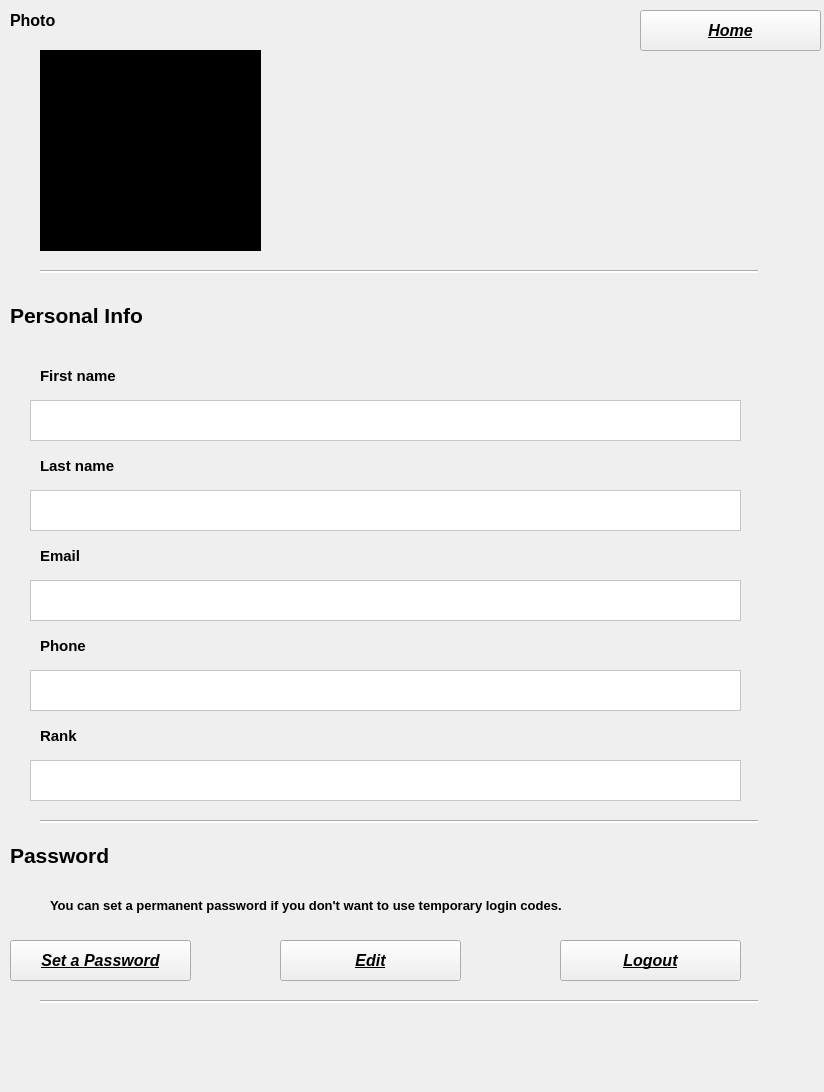
<?xml version="1.0" encoding="UTF-8"?>
<!--Profile-->
<ui version="4.0">
 <class>Form</class>
 <widget class="QWidget" name="Form">
  <property name="geometry">
   <rect>
    <x>0</x>
    <y>0</y>
    <width>824</width>
    <height>1092</height>
   </rect>
  </property>
  <property name="minimumSize">
   <size>
    <width>824</width>
    <height>1082</height>
   </size>
  </property>
  <property name="windowTitle">
   <string>Form</string>
  </property>
  <property name="styleSheet">
   <string notr="true"/>
  </property>
  <widget class="QTextBrowser" name="f_n">
   <property name="geometry">
    <rect>
     <x>30</x>
     <y>400</y>
     <width>711</width>
     <height>41</height>
    </rect>
   </property>
   <property name="font">
    <font>
     <family>MS Shell Dlg 2</family>
     <pointsize>11</pointsize>
     <weight>9</weight>
     <italic>false</italic>
     <bold>false</bold>
    </font>
   </property>
   <property name="styleSheet">
    <string notr="true">background-color: rgb(255, 255, 255);
font: 75 11pt &quot;MS Shell Dlg 2&quot;;
color:rgb(0, 0, 0);
</string>
   </property>
  </widget>
  <widget class="QLabel" name="label_5">
   <property name="geometry">
    <rect>
     <x>10</x>
     <y>10</y>
     <width>101</width>
     <height>21</height>
    </rect>
   </property>
   <property name="font">
    <font>
     <pointsize>12</pointsize>
     <weight>75</weight>
     <bold>true</bold>
    </font>
   </property>
   <property name="styleSheet">
    <string notr="true">/*</string>
   </property>
   <property name="text">
    <string>Photo</string>
   </property>
  </widget>
  <widget class="QLabel" name="label_6">
   <property name="geometry">
    <rect>
     <x>10</x>
     <y>300</y>
     <width>201</width>
     <height>31</height>
    </rect>
   </property>
   <property name="font">
    <font>
     <pointsize>16</pointsize>
     <weight>75</weight>
     <bold>true</bold>
    </font>
   </property>
   <property name="styleSheet">
    <string notr="true">/*color:rgb(255, 255, 255);*/
color: rgb(0, 0, 0);
</string>
   </property>
   <property name="text">
    <string>Personal Info</string>
   </property>
  </widget>
  <widget class="Line" name="line_2">
   <property name="geometry">
    <rect>
     <x>240</x>
     <y>270</y>
     <width>118</width>
     <height>3</height>
    </rect>
   </property>
   <property name="styleSheet">
    <string notr="true">background-color: rgb(255, 255, 255);</string>
   </property>
   <property name="orientation">
    <enum>Qt::Horizontal</enum>
   </property>
  </widget>
  <widget class="Line" name="line">
   <property name="geometry">
    <rect>
     <x>350</x>
     <y>270</y>
     <width>118</width>
     <height>3</height>
    </rect>
   </property>
   <property name="styleSheet">
    <string notr="true">background-color: rgb(255, 255, 255);</string>
   </property>
   <property name="orientation">
    <enum>Qt::Horizontal</enum>
   </property>
  </widget>
  <widget class="Line" name="line_3">
   <property name="geometry">
    <rect>
     <x>460</x>
     <y>270</y>
     <width>118</width>
     <height>3</height>
    </rect>
   </property>
   <property name="styleSheet">
    <string notr="true">background-color: rgb(255, 255, 255);</string>
   </property>
   <property name="orientation">
    <enum>Qt::Horizontal</enum>
   </property>
  </widget>
  <widget class="Line" name="line_4">
   <property name="geometry">
    <rect>
     <x>130</x>
     <y>270</y>
     <width>118</width>
     <height>3</height>
    </rect>
   </property>
   <property name="styleSheet">
    <string notr="true">background-color: rgb(255, 255, 255);
</string>
   </property>
   <property name="orientation">
    <enum>Qt::Horizontal</enum>
   </property>
  </widget>
  <widget class="Line" name="line_5">
   <property name="geometry">
    <rect>
     <x>570</x>
     <y>270</y>
     <width>118</width>
     <height>3</height>
    </rect>
   </property>
   <property name="styleSheet">
    <string notr="true">background-color: rgb(255, 255, 255);
</string>
   </property>
   <property name="orientation">
    <enum>Qt::Horizontal</enum>
   </property>
  </widget>
  <widget class="Line" name="line_6">
   <property name="geometry">
    <rect>
     <x>40</x>
     <y>270</y>
     <width>118</width>
     <height>3</height>
    </rect>
   </property>
   <property name="styleSheet">
    <string notr="true">background-color: rgb(255, 255, 255);
</string>
   </property>
   <property name="orientation">
    <enum>Qt::Horizontal</enum>
   </property>
  </widget>
  <widget class="Line" name="line_7">
   <property name="geometry">
    <rect>
     <x>640</x>
     <y>270</y>
     <width>118</width>
     <height>3</height>
    </rect>
   </property>
   <property name="styleSheet">
    <string notr="true">background-color: rgb(255, 255, 255);
</string>
   </property>
   <property name="orientation">
    <enum>Qt::Horizontal</enum>
   </property>
  </widget>
  <widget class="QLabel" name="label_7">
   <property name="geometry">
    <rect>
     <x>40</x>
     <y>360</y>
     <width>201</width>
     <height>31</height>
    </rect>
   </property>
   <property name="font">
    <font>
     <pointsize>11</pointsize>
     <weight>75</weight>
     <bold>true</bold>
    </font>
   </property>
   <property name="styleSheet">
    <string notr="true">/*color:rgb(255, 255, 255);*/
color: rgb(0, 0, 0);
</string>
   </property>
   <property name="text">
    <string>First name</string>
   </property>
  </widget>
  <widget class="QTextBrowser" name="last_name_Browser">
   <property name="geometry">
    <rect>
     <x>30</x>
     <y>490</y>
     <width>711</width>
     <height>41</height>
    </rect>
   </property>
   <property name="font">
    <font>
     <family>MS Shell Dlg 2</family>
     <pointsize>11</pointsize>
     <weight>9</weight>
     <italic>false</italic>
     <bold>false</bold>
    </font>
   </property>
   <property name="styleSheet">
    <string notr="true">background-color: rgb(255, 255, 255);
font: 75 11pt &quot;MS Shell Dlg 2&quot;;
color:rgb(0, 0, 0);
</string>
   </property>
  </widget>
  <widget class="QLabel" name="label_9">
   <property name="geometry">
    <rect>
     <x>40</x>
     <y>450</y>
     <width>201</width>
     <height>31</height>
    </rect>
   </property>
   <property name="font">
    <font>
     <pointsize>11</pointsize>
     <weight>75</weight>
     <bold>true</bold>
    </font>
   </property>
   <property name="styleSheet">
    <string notr="true">/*color:rgb(255, 255, 255);*/
color: rgb(0, 0, 0);
</string>
   </property>
   <property name="text">
    <string>Last name</string>
   </property>
  </widget>
  <widget class="Line" name="line_8">
   <property name="geometry">
    <rect>
     <x>640</x>
     <y>820</y>
     <width>118</width>
     <height>3</height>
    </rect>
   </property>
   <property name="styleSheet">
    <string notr="true">background-color: rgb(255, 255, 255);
</string>
   </property>
   <property name="orientation">
    <enum>Qt::Horizontal</enum>
   </property>
  </widget>
  <widget class="Line" name="line_9">
   <property name="geometry">
    <rect>
     <x>570</x>
     <y>820</y>
     <width>118</width>
     <height>3</height>
    </rect>
   </property>
   <property name="styleSheet">
    <string notr="true">background-color: rgb(255, 255, 255);
</string>
   </property>
   <property name="orientation">
    <enum>Qt::Horizontal</enum>
   </property>
  </widget>
  <widget class="Line" name="line_10">
   <property name="geometry">
    <rect>
     <x>350</x>
     <y>820</y>
     <width>118</width>
     <height>3</height>
    </rect>
   </property>
   <property name="styleSheet">
    <string notr="true">background-color: rgb(255, 255, 255);</string>
   </property>
   <property name="orientation">
    <enum>Qt::Horizontal</enum>
   </property>
  </widget>
  <widget class="Line" name="line_11">
   <property name="geometry">
    <rect>
     <x>130</x>
     <y>820</y>
     <width>118</width>
     <height>3</height>
    </rect>
   </property>
   <property name="styleSheet">
    <string notr="true">background-color: rgb(255, 255, 255);
</string>
   </property>
   <property name="orientation">
    <enum>Qt::Horizontal</enum>
   </property>
  </widget>
  <widget class="Line" name="line_12">
   <property name="geometry">
    <rect>
     <x>40</x>
     <y>820</y>
     <width>118</width>
     <height>3</height>
    </rect>
   </property>
   <property name="styleSheet">
    <string notr="true">background-color: rgb(255, 255, 255);
</string>
   </property>
   <property name="orientation">
    <enum>Qt::Horizontal</enum>
   </property>
  </widget>
  <widget class="Line" name="line_13">
   <property name="geometry">
    <rect>
     <x>240</x>
     <y>820</y>
     <width>118</width>
     <height>3</height>
    </rect>
   </property>
   <property name="styleSheet">
    <string notr="true">background-color: rgb(255, 255, 255);</string>
   </property>
   <property name="orientation">
    <enum>Qt::Horizontal</enum>
   </property>
  </widget>
  <widget class="Line" name="line_14">
   <property name="geometry">
    <rect>
     <x>460</x>
     <y>820</y>
     <width>118</width>
     <height>3</height>
    </rect>
   </property>
   <property name="styleSheet">
    <string notr="true">background-color: rgb(255, 255, 255);</string>
   </property>
   <property name="orientation">
    <enum>Qt::Horizontal</enum>
   </property>
  </widget>
  <widget class="QLabel" name="label_10">
   <property name="geometry">
    <rect>
     <x>40</x>
     <y>540</y>
     <width>201</width>
     <height>31</height>
    </rect>
   </property>
   <property name="font">
    <font>
     <pointsize>11</pointsize>
     <weight>75</weight>
     <bold>true</bold>
    </font>
   </property>
   <property name="styleSheet">
    <string notr="true">/*color:rgb(255, 255, 255);*/
color: rgb(0, 0, 0);
</string>
   </property>
   <property name="text">
    <string>Email</string>
   </property>
  </widget>
  <widget class="QTextBrowser" name="email_Browser">
   <property name="geometry">
    <rect>
     <x>30</x>
     <y>580</y>
     <width>711</width>
     <height>41</height>
    </rect>
   </property>
   <property name="font">
    <font>
     <family>MS Shell Dlg 2</family>
     <pointsize>11</pointsize>
     <weight>9</weight>
     <italic>false</italic>
     <bold>false</bold>
    </font>
   </property>
   <property name="styleSheet">
    <string notr="true">background-color: rgb(255, 255, 255);
font: 75 11pt &quot;MS Shell Dlg 2&quot;;
color:rgb(0, 0, 0);
</string>
   </property>
  </widget>
  <widget class="QLabel" name="label_11">
   <property name="geometry">
    <rect>
     <x>40</x>
     <y>630</y>
     <width>201</width>
     <height>31</height>
    </rect>
   </property>
   <property name="font">
    <font>
     <pointsize>11</pointsize>
     <weight>75</weight>
     <bold>true</bold>
    </font>
   </property>
   <property name="styleSheet">
    <string notr="true">/*color:rgb(255, 255, 255);*/
color: rgb(0, 0, 0);
</string>
   </property>
   <property name="text">
    <string>Phone</string>
   </property>
  </widget>
  <widget class="QTextBrowser" name="phone_Browser">
   <property name="geometry">
    <rect>
     <x>30</x>
     <y>670</y>
     <width>711</width>
     <height>41</height>
    </rect>
   </property>
   <property name="font">
    <font>
     <family>MS Shell Dlg 2</family>
     <pointsize>11</pointsize>
     <weight>9</weight>
     <italic>false</italic>
     <bold>false</bold>
    </font>
   </property>
   <property name="styleSheet">
    <string notr="true">background-color: rgb(255, 255, 255);
font: 75 11pt &quot;MS Shell Dlg 2&quot;;
color:rgb(0, 0, 0);
</string>
   </property>
  </widget>
  <widget class="QTextBrowser" name="rank_Browser">
   <property name="geometry">
    <rect>
     <x>30</x>
     <y>760</y>
     <width>711</width>
     <height>41</height>
    </rect>
   </property>
   <property name="font">
    <font>
     <family>MS Shell Dlg 2</family>
     <pointsize>11</pointsize>
     <weight>9</weight>
     <italic>false</italic>
     <bold>false</bold>
    </font>
   </property>
   <property name="styleSheet">
    <string notr="true">background-color: rgb(255, 255, 255);
font: 75 11pt &quot;MS Shell Dlg 2&quot;;
color:rgb(0, 0, 0);
</string>
   </property>
  </widget>
  <widget class="QLabel" name="label_12">
   <property name="geometry">
    <rect>
     <x>40</x>
     <y>720</y>
     <width>201</width>
     <height>31</height>
    </rect>
   </property>
   <property name="font">
    <font>
     <pointsize>11</pointsize>
     <weight>75</weight>
     <bold>true</bold>
    </font>
   </property>
   <property name="styleSheet">
    <string notr="true">/*color:rgb(255, 255, 255);*/
color: rgb(0, 0, 0);
</string>
   </property>
   <property name="text">
    <string>Rank</string>
   </property>
  </widget>
  <widget class="QLabel" name="label_8">
   <property name="geometry">
    <rect>
     <x>10</x>
     <y>840</y>
     <width>201</width>
     <height>31</height>
    </rect>
   </property>
   <property name="font">
    <font>
     <pointsize>16</pointsize>
     <weight>75</weight>
     <bold>true</bold>
    </font>
   </property>
   <property name="styleSheet">
    <string notr="true">/*color:rgb(255, 255, 255);</string>
   </property>
   <property name="text">
    <string>Password</string>
   </property>
  </widget>
  <widget class="QLabel" name="label_13">
   <property name="geometry">
    <rect>
     <x>50</x>
     <y>890</y>
     <width>751</width>
     <height>31</height>
    </rect>
   </property>
   <property name="font">
    <font>
     <pointsize>10</pointsize>
     <weight>75</weight>
     <bold>true</bold>
    </font>
   </property>
   <property name="styleSheet">
    <string notr="true">/*color:rgb(255, 255, 255);</string>
   </property>
   <property name="text">
    <string>You can set a permanent password if you don't want to use temporary login codes.</string>
   </property>
  </widget>
  <widget class="QPushButton" name="set_password_bt">
   <property name="geometry">
    <rect>
     <x>10</x>
     <y>940</y>
     <width>181</width>
     <height>41</height>
    </rect>
   </property>
   <property name="font">
    <font>
     <pointsize>12</pointsize>
     <weight>75</weight>
     <italic>true</italic>
     <bold>true</bold>
     <underline>true</underline>
    </font>
   </property>
   <property name="styleSheet">
    <string notr="true">/*color:rgb(255, 255, 255);*/
color: rgb(0, 0, 0);
selection-color: rgb(255, 255, 255);
border-color: rgb(255, 255, 255);</string>
   </property>
   <property name="text">
    <string>Set a Password</string>
   </property>
  </widget>
  <widget class="Line" name="line_15">
   <property name="geometry">
    <rect>
     <x>460</x>
     <y>1000</y>
     <width>118</width>
     <height>3</height>
    </rect>
   </property>
   <property name="styleSheet">
    <string notr="true">background-color: rgb(255, 255, 255);</string>
   </property>
   <property name="orientation">
    <enum>Qt::Horizontal</enum>
   </property>
  </widget>
  <widget class="Line" name="line_16">
   <property name="geometry">
    <rect>
     <x>570</x>
     <y>1000</y>
     <width>118</width>
     <height>3</height>
    </rect>
   </property>
   <property name="styleSheet">
    <string notr="true">background-color: rgb(255, 255, 255);
</string>
   </property>
   <property name="orientation">
    <enum>Qt::Horizontal</enum>
   </property>
  </widget>
  <widget class="Line" name="line_17">
   <property name="geometry">
    <rect>
     <x>640</x>
     <y>1000</y>
     <width>118</width>
     <height>3</height>
    </rect>
   </property>
   <property name="styleSheet">
    <string notr="true">background-color: rgb(255, 255, 255);
</string>
   </property>
   <property name="orientation">
    <enum>Qt::Horizontal</enum>
   </property>
  </widget>
  <widget class="Line" name="line_18">
   <property name="geometry">
    <rect>
     <x>350</x>
     <y>1000</y>
     <width>118</width>
     <height>3</height>
    </rect>
   </property>
   <property name="styleSheet">
    <string notr="true">background-color: rgb(255, 255, 255);</string>
   </property>
   <property name="orientation">
    <enum>Qt::Horizontal</enum>
   </property>
  </widget>
  <widget class="Line" name="line_19">
   <property name="geometry">
    <rect>
     <x>130</x>
     <y>1000</y>
     <width>118</width>
     <height>3</height>
    </rect>
   </property>
   <property name="styleSheet">
    <string notr="true">background-color: rgb(255, 255, 255);
</string>
   </property>
   <property name="orientation">
    <enum>Qt::Horizontal</enum>
   </property>
  </widget>
  <widget class="Line" name="line_20">
   <property name="geometry">
    <rect>
     <x>240</x>
     <y>1000</y>
     <width>118</width>
     <height>3</height>
    </rect>
   </property>
   <property name="styleSheet">
    <string notr="true">background-color: rgb(255, 255, 255);</string>
   </property>
   <property name="orientation">
    <enum>Qt::Horizontal</enum>
   </property>
  </widget>
  <widget class="Line" name="line_21">
   <property name="geometry">
    <rect>
     <x>40</x>
     <y>1000</y>
     <width>118</width>
     <height>3</height>
    </rect>
   </property>
   <property name="styleSheet">
    <string notr="true">background-color: rgb(255, 255, 255);
</string>
   </property>
   <property name="orientation">
    <enum>Qt::Horizontal</enum>
   </property>
  </widget>
  <widget class="QPushButton" name="logout_bt">
   <property name="geometry">
    <rect>
     <x>560</x>
     <y>940</y>
     <width>181</width>
     <height>41</height>
    </rect>
   </property>
   <property name="font">
    <font>
     <pointsize>12</pointsize>
     <weight>75</weight>
     <italic>true</italic>
     <bold>true</bold>
     <underline>true</underline>
    </font>
   </property>
   <property name="styleSheet">
    <string notr="true">/*color:rgb(255, 255, 255);*/
color: rgb(0, 0, 0);
selection-color: rgb(255, 255, 255);
border-color: rgb(255, 255, 255);</string>
   </property>
   <property name="text">
    <string>Logout</string>
   </property>
  </widget>
  <widget class="QPushButton" name="home_bt">
   <property name="geometry">
    <rect>
     <x>640</x>
     <y>10</y>
     <width>181</width>
     <height>41</height>
    </rect>
   </property>
   <property name="font">
    <font>
     <pointsize>12</pointsize>
     <weight>75</weight>
     <italic>true</italic>
     <bold>true</bold>
     <underline>true</underline>
    </font>
   </property>
   <property name="styleSheet">
    <string notr="true">/*color:rgb(255, 255, 255);*/
color: rgb(0, 0, 0);
selection-color: rgb(255, 255, 255);
border-color: rgb(255, 255, 255);</string>
   </property>
   <property name="text">
    <string>Home</string>
   </property>
  </widget>
  <widget class="QLabel" name="label_photo">
   <property name="geometry">
    <rect>
     <x>40</x>
     <y>50</y>
     <width>221</width>
     <height>201</height>
    </rect>
   </property>
   <property name="styleSheet">
    <string notr="true">background-color: rgb(0, 0, 0);</string>
   </property>
   <property name="text">
    <string/>
   </property>
   <property name="pixmap">
    <pixmap>download.jpg</pixmap>
   </property>
   <property name="scaledContents">
    <bool>true</bool>
   </property>
  </widget>
  <widget class="QPushButton" name="Edit_bt">
   <property name="geometry">
    <rect>
     <x>280</x>
     <y>940</y>
     <width>181</width>
     <height>41</height>
    </rect>
   </property>
   <property name="font">
    <font>
     <pointsize>12</pointsize>
     <weight>75</weight>
     <italic>true</italic>
     <bold>true</bold>
     <underline>true</underline>
    </font>
   </property>
   <property name="styleSheet">
    <string notr="true">/*color:rgb(255, 255, 255);*/
color: rgb(0, 0, 0);
selection-color: rgb(255, 255, 255);
border-color: rgb(255, 255, 255);</string>
   </property>
   <property name="text">
    <string>Edit</string>
   </property>
  </widget>
 </widget>
 <resources>
  <include location="test22.qrc"/>
 </resources>
 <connections/>
</ui>
